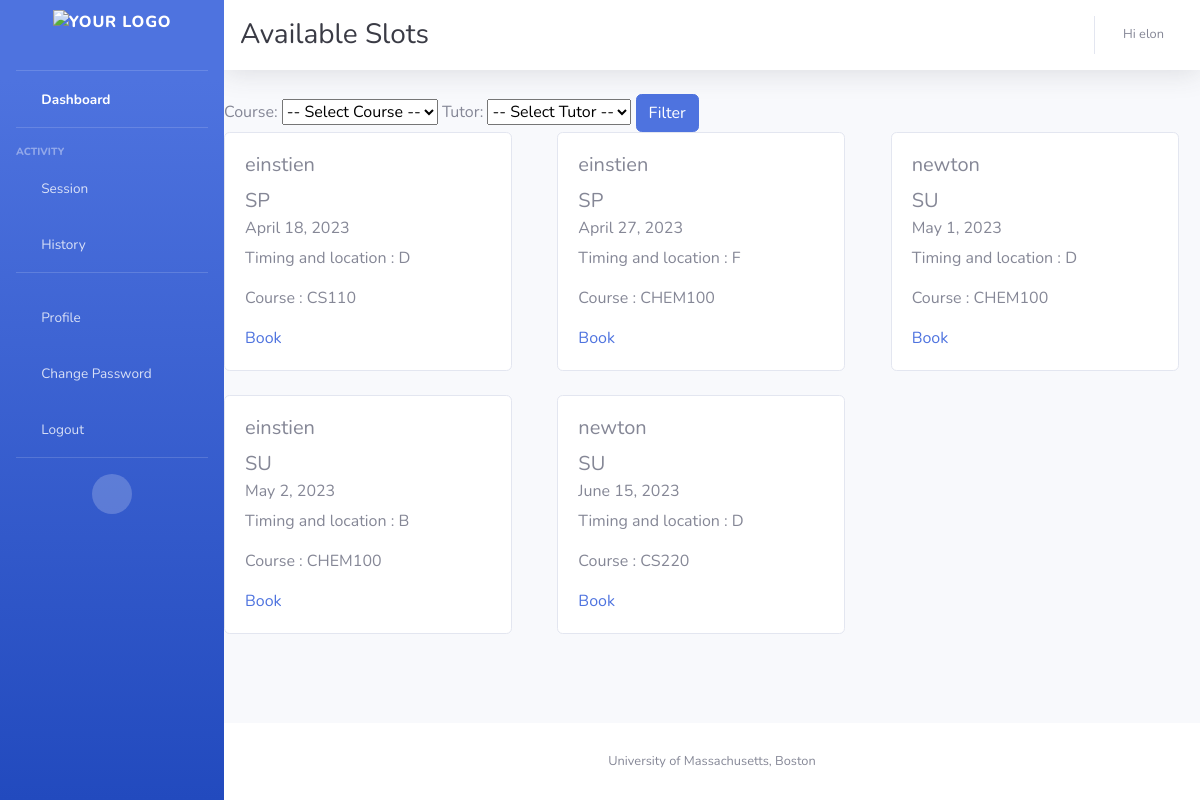
Page /available/ (signed in) on the committed database.
### appusers/models.py (models this page shows, shortened)
class Availability(models.Model):
    tutor = models.ForeignKey(Tutor, on_delete=models.CASCADE, null=True, blank=True, related_name='availabilities')
    date = models.DateField()
    timeblock = models.CharField(max_length=1, choices=TIMEBLOCK_CHOICES)
    booked_by = models.ForeignKey(Student, on_delete=models.SET_NULL, null=True, blank=True,
                                  related_name='booked_slots')
    course = models.ForeignKey(Course, on_delete=models.CASCADE)
    status = models.CharField(max_length=1, choices=STATUS_CHOICES)
    semester = models.CharField(max_length=8, null=True)

class Tutor(models.Model):
    user = models.OneToOneField(User, on_delete=models.CASCADE)
    courses = models.ManyToManyField(Course, related_name='tutors')
    def __str__(self):
        return self.user.username

class Course(models.Model):
    c_name = models.CharField(max_length=100)
    c_code = models.CharField(max_length=50, unique=True, null=False)
    def __str__(self):
        return self.c_name

### appusers/views.py (the view)
# urls.py: path('available/',available_slots , name='available_slots'),
@login_required
def available_slots(request):
    courses = Course.objects.all()
    tutors = Tutor.objects.all()
    slots = Availability.objects.all().order_by('date')
    student = request.user.student
    no_show = student.no_shows
    ns = True
    if no_show > 2:
        ns = False
    return render(request, 'available_slot.html', {'slots': slots, 'courses': courses, 'tutors': tutors, 'ns': ns})

### templates/available_slot.html (shortened to what this page needs)
{% extends "base_bootstrapped.html" %}
{% block top_heading %}
    <h1 class="h3 mb-0 text-gray-900">Available Slots</h1>
{% endblock %}
{% block content %}
{% if ns %}
    <form method="GET" id="filter-form">
        <label for="course-select">Course:</label>
        <select name="course" id="course-select">
            <option value="">-- Select Course --</option>
        </select>
        <label for="tutor-select">Tutor:</label>
        <select name="tutor" id="tutor-select">
            <option value="">-- Select Tutor --</option>
        </select>
        <input type="submit"  class="btn btn-primary" value="Filter">
    </form>
    <div class="row">
        {% for session in slots %}
            {% if session.status == 'A' %}
                {% if not request.GET.course or session.course.c_name == request.GET.course %}
                {% if not request.GET.tutor or session.tutor.user.username == request.GET.tutor %}
                <div class="col-md-4 mb-4">
                    <div class="card" style="width: 18rem;">
                        <div class="card-body">
                            <h5 class="card-title">{{session.tutor}}</h5>
                            <h5 class="card-title">{{session.semester}}</h5>
                            <h6 class="card-subtitle mb-2 text-body-secondary">{{ session.date }}</h6>
                            <p class="card-text">Timing and location : {{ session.timeblock }}</p>
                            <p class="card-text">Course : {{ session.course }}</p>
                            <a href="{% url 'booking_page' session.id %}" class="card-link">Book</a>
                        </div>
                    </div>
                </div>
                {% endif %}
                {% endif %}
            {% endif %}
        {% endfor %}
    </div>
{% else %}
    <p>Please Contact Admin</p>
{% endif %}
{% endblock content %}

### templates/base_bootstrapped.html (shortened to what this page needs)
{% load static %}
<!DOCTYPE html>
<html lang="en">
<head>
    <link href="{% static 'vendor/fontawesome-free/css/all.min.css' %}" rel="stylesheet" type="text/css">
    <link href="{% static 'css/sb-admin-2.min.css' %}" rel="stylesheet">
</head>
<body id="page-top">
<div id="wrapper">
    <ul class="navbar-nav bg-gradient-primary sidebar sidebar-dark accordion" id="accordionSidebar">
        <a class="sidebar-brand d-flex align-items-center justify-content-center" href="{% url 'home' %}">
            <img src="{% static 'images/favicons/New UMB logo Black w lockup.png' %}" alt="Your Logo" height="50">
        </a>
        <hr class="sidebar-divider my-0">
        <li class="nav-item active">
            <a class="nav-link" href="{% url 'home' %}">
                <i class="fas fa-fw fa-tachometer-alt"></i>
                <span>Dashboard</span></a>
        </li>
        <hr class="sidebar-divider">
        <div class="sidebar-heading">
            Activity
        </div>
        <li class="nav-item">
            <a class="nav-link collapsed" href="#" data-toggle="collapse" data-target="#collapseTwo"
               aria-expanded="true" aria-controls="collapseTwo">
                <i class="fas fa-fw fa-cog"></i>
                <span>Session</span>
            </a>
        </li>
        <li class="nav-item">
            <a class="nav-link collapsed" href="#" data-toggle="collapse" data-target="#collapseUtilities"
               aria-expanded="true" aria-controls="collapseUtilities">
                <i class="fas fa-fw fa-list"></i>
                <span>History</span>
            </a>
        </li>
        <hr class="sidebar-divider">
        <li class="nav-item ">
            <a class="nav-link" href="{% url 'profile' %}">
                <i class="fas fa-fw fa-user"></i>
                <span>Profile</span></a>
        </li>
        <li class="nav-item ">
            <a class="nav-link" href="">
                <i class="fas fa-fw fa-cogs"></i>
                <span>Change Password</span></a>
        </li>
        <li class="nav-item ">
            <a class="nav-link" data-toggle="modal" data-target="#logoutModal" href="{% url 'logout' %}">
                <i class="fas fa-fw fa-sign-out-alt"></i>
                <span>Logout</span></a>
        </li>
        <hr class="sidebar-divider d-none d-md-block">
        <div class="text-center d-none d-md-inline">
            <button class="rounded-circle border-0" id="sidebarToggle"></button>
        </div>
    </ul>
    <div id="content-wrapper" class="d-flex flex-column">
        <div id="content">
            <nav class="navbar navbar-expand navbar-light bg-white topbar mb-4 static-top shadow">
                {% block top_heading %}{% endblock %}
                <ul class="navbar-nav ml-auto">
                    <li class="nav-item dropdown no-arrow">
                        <a class="nav-link">
                            <span class="mr-2 d-none d-lg-inline text-gray-600 small">Hi {{ user.first_name}}</span>
                        </a>
                    </li>
                </ul>
            </nav>
            {% block content %}{% endblock %}
        </div>
        <footer class="sticky-footer bg-white">
            <div class="container my-auto">
                <div class="copyright text-center my-auto">
                    <span>University of Massachusetts, Boston</span>
                </div>
            </div>
        </footer>
    </div>
</div>
</body>
</html>

### rows in the picture
Availability: tutor "einstien", semester "SP", date "April 18, 2023", timeblock "D", course "CS110"
Availability: tutor "einstien", semester "SP", date "April 27, 2023", timeblock "F", course "CHEM100"
Availability: tutor "newton", semester "SU", date "May 1, 2023", timeblock "D", course "CHEM100"
Availability: tutor "einstien", semester "SU", date "May 2, 2023", timeblock "B", course "CHEM100"
Availability: tutor "newton", semester "SU", date "June 15, 2023", timeblock "D", course "CS220"

### other values in the picture
{{ user.first_name }} "elon"
